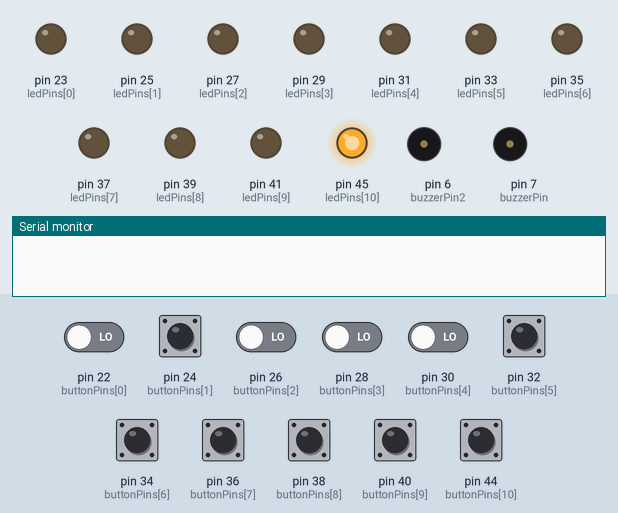
Simulated run of this sketch. Board: Arduino Mega 2560, built with avr-gcc and run on an emulated ATmega2560. Parts: output pins drawn as LEDs (lit = HIGH), buzzer (waves = sounding, pin HIGH), the last lines printed to the serial monitor. The test bench sets the inputs (shaded band); at power-on: pin 22 (buttonPins[0]), pin 24 (buttonPins[1]), pin 26 (buttonPins[2]), pin 28 (buttonPins[3]), pin 30 (buttonPins[4]), pin 32 (buttonPins[5]), pin 34 (buttonPins[6]), pin 36 (buttonPins[7]), pin 38 (buttonPins[8]), pin 40 (buttonPins[9]), pin 44 (buttonPins[10]) LOW. Random numbers use the default seed unless the sketch sets one.

Above: at 3.8 s.
3.9 s: pin 44 (buttonPins[10]) pulled HIGH for 0.15 s
At 4.9 s:
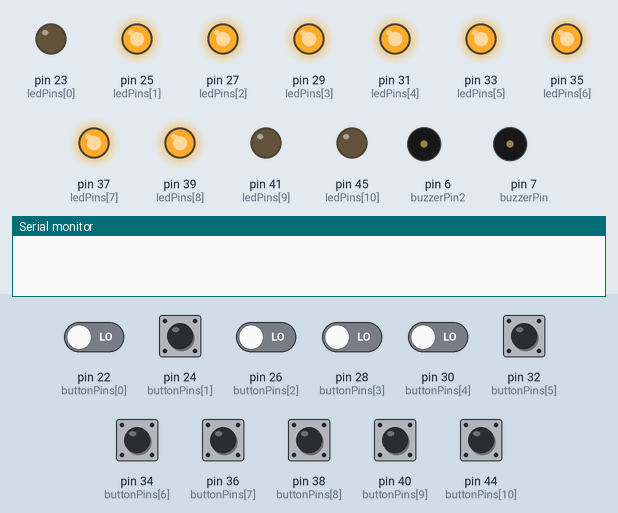
5.5 s: pin 24 (buttonPins[1]) pulled HIGH for 0.15 s
At 6.9 s:
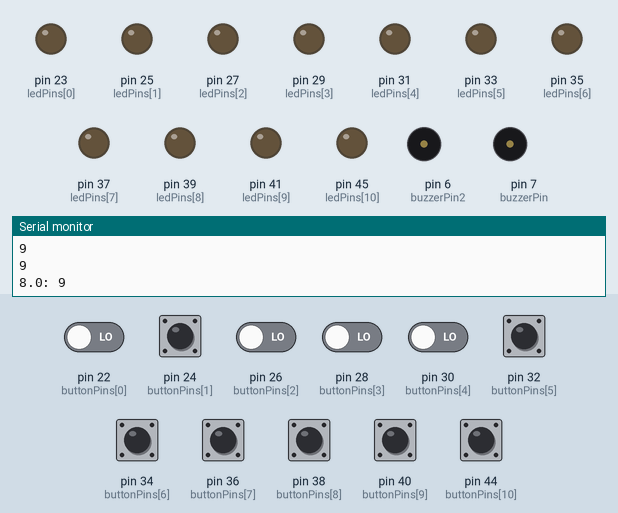
8.0 s: pin 22 (buttonPins[0]) driven HIGH and pin 24 (buttonPins[1]) driven HIGH and pin 26 (buttonPins[2]) driven HIGH and pin 28 (buttonPins[3]) driven HIGH and pin 30 (buttonPins[4]) driven HIGH
At 8.5 s:
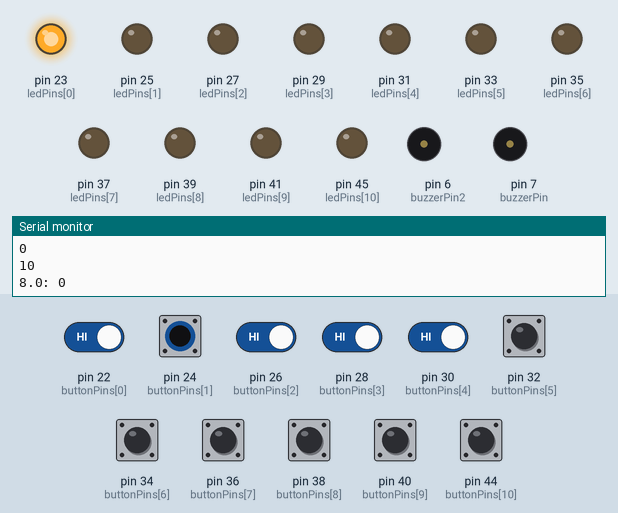
Timing chart, 0 to 12.5 s (numbered marks = the images above; inputs shaded):
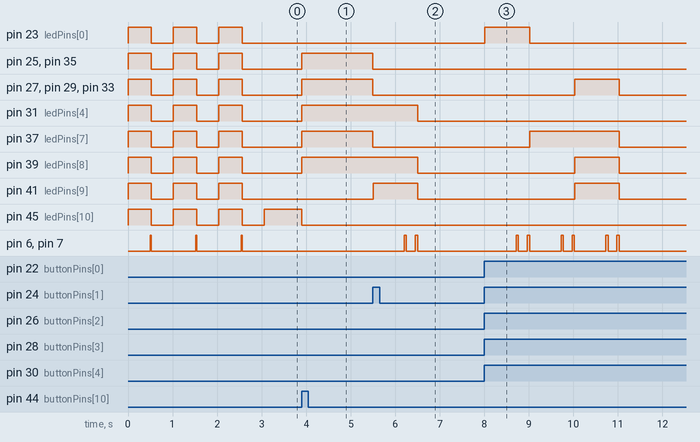

Measured:
- after the input at 3.9 s, pin 25 (ledPins[1]), pin 27 (ledPins[2]), pin 29 (ledPins[3]), pin 31 (ledPins[4]), pin 33 (ledPins[5]), pin 35 (ledPins[6]), pin 37 (ledPins[7]), pin 39 (ledPins[8]): LOW → HIGH at once; pin 45 (ledPins[10]): HIGH → LOW at once
- after the input at 5.5 s, pin 25 (ledPins[1]), pin 27 (ledPins[2]): HIGH → LOW at once
- after the input at 8.0 s, pin 23 (ledPins[0]): LOW → HIGH at once, → LOW 1.0 s later; pin 27 (ledPins[2]): LOW → HIGH after 2.0 s, → LOW 1.0 s later
- by itself, pin 45 (ledPins[10]): alternates HIGH for 0.52 s and LOW for 0.50 s
- by itself, pin 6 (buzzerPin2), pin 7 (buzzerPin): alternates HIGH for 0.02 s and LOW for 1.0 s
- by itself, pin 23 (ledPins[0]), pin 25 (ledPins[1]), pin 27 (ledPins[2]), pin 29 (ledPins[3]), pin 31 (ledPins[4]), pin 33 (ledPins[5]), pin 35 (ledPins[6]), pin 37 (ledPins[7]), pin 39 (ledPins[8]), pin 41 (ledPins[9]): alternates HIGH for 0.52 s and LOW for 0.50 s, 6 changes in all, then stays LOW

The sketch:

mod21.ino
```cpp
/**
   Array contenente il vecchio stato dei bottoni.
*/
boolean lastButtonsState[11];

/**
   Array contenente lo stato attuale dei bottoni.
*/
boolean currentButtonsState[11];

/**
   Booleano che verifica se si è presenti nel primo ciclo.
*/
boolean firstCicle = true;

/**
   Array contenente i pins dei bottoni.
*/
int buttonPins[] = {22, 24, 26, 28, 30, 32, 34, 36, 38, 40, 44};
/**
   Array contenente i pins dei led
*/

int ledPins[] = {23, 25, 27, 29, 31, 33, 35, 37, 39, 41, 45};

long selectedTime = 1000;

/**
   Valore relativo al vecchio indice del led da accendere.
*/

int chosenNumbers[6] = { -1, -1, -1, 1, -1, -1};

int discardedNumbers[9] = { -1, -1, -1, 1, -1, -1, -1, -1, -1};

boolean pressedNumbers[10];

int scheme = 0;
int counter = 0;
int numButtons = 0;
/**
   Punteggio della partita
*/
int score = 0;
int buzzerPin = 7;
int buzzerPin2 = 6;
int delayValue = 20;


void setup()
{
  //Funzionamento dei pin

  randomSeed(analogRead(0));
  pinMode(buzzerPin, OUTPUT);
  pinMode(buzzerPin2, OUTPUT);
  for (int i = 0; i < sizeof(buttonPins) / sizeof(buttonPins[0]); i++)
  {
    //Assegno i pin ai relativi bottoni e led.
    pinMode(buttonPins[i], INPUT);
    pinMode(ledPins[i], OUTPUT);

    //Riempio di false i due array.
    lastButtonsState[i] = false;
    currentButtonsState[i] = false;
  }
  Serial.begin(9600);
}

void loop()
{
  //Serial.println("Inizio ciclo");

  if (firstCicle)
  {
    boolean led = HIGH;
    for (int i = 0; i < 6; i++) {

      for (int j = 0; j < sizeof(ledPins) / sizeof(ledPins[0]); j++)
      {
        digitalWrite(ledPins[j], led);
      }
      delay(500);
      led = !led;
      if (i % 2 == 0) {

        digitalWrite(buzzerPin, HIGH);
        digitalWrite(buzzerPin2, HIGH);
        delay(delayValue);
        digitalWrite(buzzerPin, LOW);
        digitalWrite(buzzerPin2, LOW);
      }
    }
    boolean b = true;
    boolean b2 = false;
    digitalWrite(ledPins[10], HIGH);
    while (b) {
      for (int i = 0; i < sizeof(buttonPins) / sizeof(buttonPins[0]); i++) {
        if (b2 == true) {
          for (int i = 1; i < (sizeof(ledPins) / sizeof(ledPins[0])) - 2; i++)
          {
            digitalWrite(ledPins[i], HIGH);
          }
        }
        currentButtonsState[i] = debounce(i);
        if (currentButtonsState[i] == true && currentButtonsState[i] != lastButtonsState[i] && i == 10) {
          b2 = true;
          digitalWrite(ledPins[10], LOW);
        } else if (currentButtonsState[i] == true && currentButtonsState[i] != lastButtonsState[i] && i >= 1 && i <= 8 && b2 == true) {
          selectedTime = 1000 * i;
          b = false;
        }
      }
    }
    for (int i = 1; i < (sizeof(ledPins) / sizeof(ledPins[0])) - 1; i++)
    {
      digitalWrite(ledPins[i], LOW);
    }
    numButtons = random(1, 7);
    defineScheme(numButtons);
    for (int i = 0; i < 10; i++) {
      pressedNumbers[i] = false;
    }
    firstCicle = false;
  }

  for (int i = 0; i < (sizeof(buttonPins) / sizeof(buttonPins[0])) - 1; i++)
  {
    currentButtonsState[i] = debounce(i);
    if (currentButtonsState[i] == true && currentButtonsState[i] != lastButtonsState[i])
    {
      pressedNumbers[i] = true;
      counter++;
    }
    lastButtonsState[i] = currentButtonsState[i];

    delay(1);
    if (counter == numButtons) {
      if (isChecked()) {
        score++;
      }
      counter = 0;
      scheme++;
      Serial.print("schema numero : ");
      Serial.println(scheme);
      Serial.print("azzeccati: ");
      Serial.println(score);
      if (scheme >= 4)
      {

        Serial.println("                  FINE!!               ");
        for (int i = 0; i < sizeof(ledPins) / sizeof(ledPins[0]); i++)
        {
          digitalWrite(ledPins[i], LOW);
        }
        digitalWrite(buzzerPin, HIGH);
        digitalWrite(buzzerPin2, HIGH);
        delay(25 * delayValue);
        digitalWrite(buzzerPin, LOW);
        digitalWrite(buzzerPin2, LOW);
        exit(0);
      }
      numButtons = random(1, 7);
      for (int i = 0; i < sizeof(pressedNumbers) / sizeof(pressedNumbers[0]); i++) {
        pressedNumbers[i] = false;
      }
      defineScheme(numButtons);
    }

  }
}


boolean isChecked() {

  for (int i = 0; i < numButtons; i++) {
    if (pressedNumbers[chosenNumbers[i]]) {
      return false;
    }
  }
  return true;
}

void defineScheme(int n) {
  for (int i = 0; i < n; i++) {
    int currentNumber = random(0, 10);
    for (int j = 0;  j < i; j++) {
      if (chosenNumbers[j] == currentNumber) {
        currentNumber = random(0, 10);
        j = -1;
      }
    }
    chosenNumbers[i] = currentNumber;
  }
  int savePoint = chosenNumbers[0];
  int count = 0;
  for (int i = 0; i < sizeof(ledPins) / sizeof(ledPins[0]); i++) {
    for (int j = 0; j < n; j++) {
      if (i == chosenNumbers[j]) {
        digitalWrite(ledPins[i], HIGH);
        break;

      }
      if (j + 1 == n) {
        discardedNumbers[count++] = i;
        Serial.println(chosenNumbers[0]);
        digitalWrite(ledPins[i], LOW);
      }
    }
  }
  chosenNumbers[0] = savePoint;
  Serial.print("8.0: ");
  Serial.println(chosenNumbers[0]);
  delay(selectedTime - 300);
  digitalWrite(buzzerPin, HIGH);
  digitalWrite(buzzerPin2, HIGH);
  delay(50);
  digitalWrite(buzzerPin, LOW);
  digitalWrite(buzzerPin2, LOW);
  delay(200);
  digitalWrite(buzzerPin, HIGH);
  digitalWrite(buzzerPin2, HIGH);
  delay(50);
  digitalWrite(buzzerPin, LOW);
  digitalWrite(buzzerPin2, LOW);

  for (int i = 0; i < sizeof(ledPins) / sizeof(ledPins[0]); i++) {
    digitalWrite(ledPins[i], LOW);
  }
}

boolean debounce(int n)
{
  boolean current = (digitalRead(buttonPins[n]));
  if (lastButtonsState[n] != current)
  {
    delay(1);
    current = digitalRead(buttonPins[n]);
  }
  return current;
}
```
